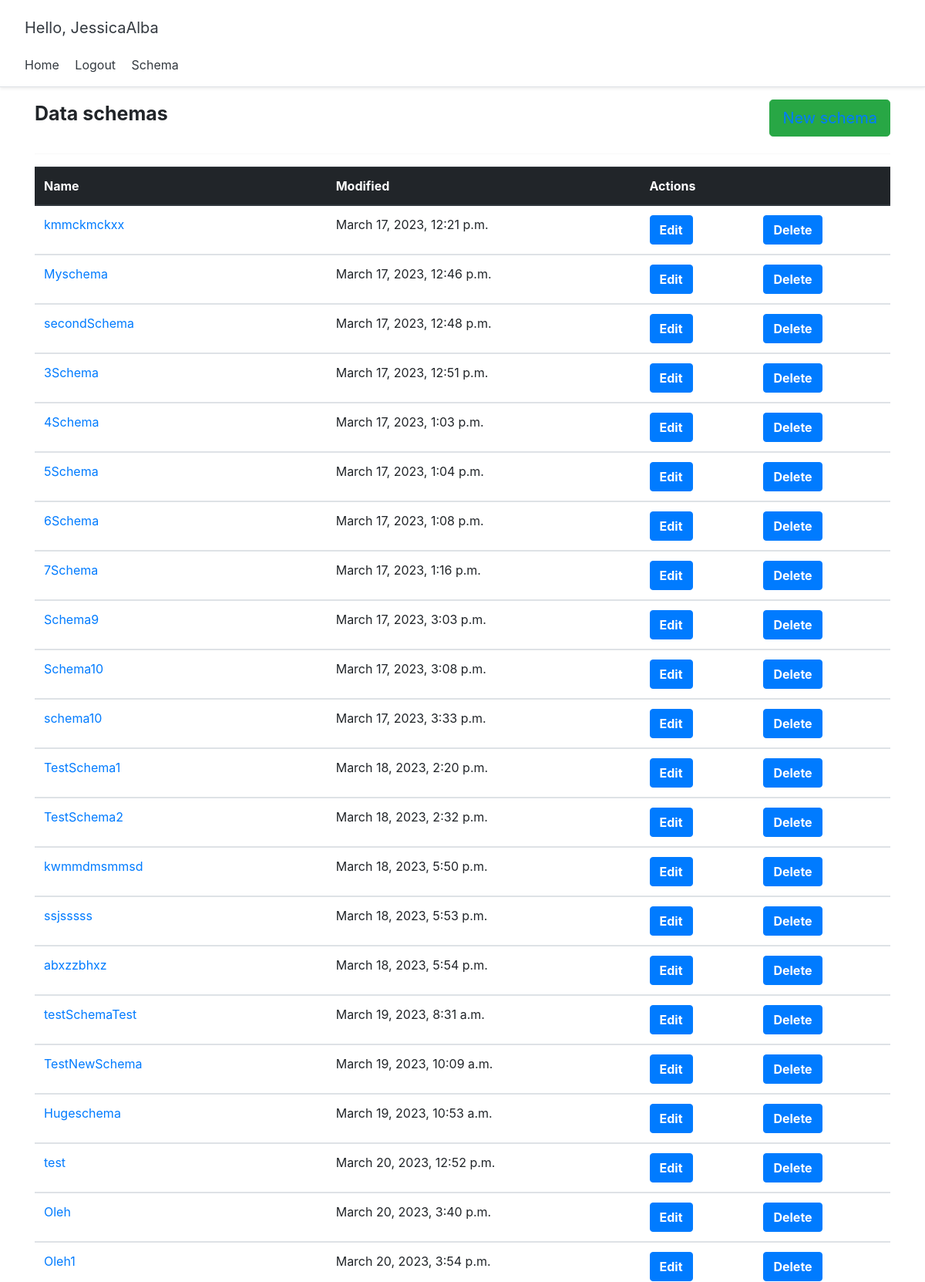
/schema/ (signed in, upper part), run on the app's committed database.
### schema/models.py (models this page shows, shortened)
class Schema(models.Model):
    id = models.AutoField(primary_key=True)
    schema_name = models.CharField(max_length=50)
    column_separator = models.IntegerField(choices=COLUMN_SEPARATOR_CHOICES, default=1)
    string_character = models.IntegerField(choices=STRING_CHARACTER_CHOICES, default=1)
    created_at = models.DateTimeField(editable=False, auto_now=datetime.datetime.now())
    updated_at = models.DateTimeField(auto_now=datetime.datetime.now())
    status = models.BooleanField(default=False)
    user = models.ForeignKey(User, on_delete=models.CASCADE, related_name='schemas')

### schema/views.py (the view)
# urls.py: path('schema/', get_schema, name='schemas'),
def get_schema(request):
    context = {}
    schema = Schema.objects.filter(user=request.user).all()
    context['data'] = schema
    return render(request, 'schemas.html', context)

### schema/templates/schemas.html (shortened to what this page needs)
{% extends 'home.html' %}
{% block content %}
    <div class="container">
        <div class="d-flex flex-column">
            <link href="//maxcdn.bootstrapcdn.com/bootstrap/4.1.1/css/bootstrap.min.css" rel="stylesheet" id="bootstrap-css">
            <link rel="stylesheet" href="https://use.fontawesome.com/releases/v5.8.1/css/all.css">
            <div style="text-align: right">
                <p style="float: left; font-weight: bold; font-size: 25px">Data schemas</p>
                  <button style="float: right" type="submit"
                    class="btn btn-success btn-lg gradient-custom-4 text-body"><a href="{% url 'create_schema' %}">New schema</a>
                  </button>
            </div>
            <hr>
        <table class="table">
          <thead class="thead-dark">
            <tr>
              <th scope="col">Name</th>
              <th scope="col">Modified</th>
              <th scope="col">Actions</th>
                <th scope="col"></th>
            </tr>
          </thead>
            {% for schema in data %}
              <tbody>
                <tr>
                  <td><a href="#">{{schema.schema_name}}</a></td>
                  <td>{{schema.updated_at}}</td>
                  <td><a href="{% url 'edit_schema' schema.id %}" class="btn btn-primary a-btn-slide-text">
                           <span><strong>Edit</strong></span>
                      </a>
                  </td>
                  <td><a href="{% url 'delete_schema' schema.id %}" class="btn btn-primary a-btn-slide-text">
                           <span><strong>Delete</strong></span>
                  </a>
                  </td>
                </tr>
              </tbody>
            {% endfor %}
            </table>
        </div>
    </div>
{% endblock content%}

### templates/snippets/header.html (shortened to what this page needs)
<div class="d-flex flex-column flex-md-row align-items-center p-3 px-md-4 mb-3 bg-white border-bottom shadow-sm">
  <nav class="my-2 my-md-0 mr-md-3">
  	{% if request.user.is_authenticated %}
	  <h5 class="my-0 mr-md-auto font-weight-normal">
	  	<p class="p-2 text-dark">Hello, {{request.user.username}}</p>
	  </h5>
	  	<a class="p-2 text-dark" href="{% url 'home' %}">Home</a>
	    <a class="p-2 text-dark" href="{% url 'logout' %}">Logout</a>
        <a class="p-2 text-dark" href="{% url 'schemas' %}">Schema</a>
	{% else %}
		<a class="p-2 text-dark" href="{% url 'home' %}">Home</a>
	    <a class="p-2 text-dark" href="{% url 'login' %}">Login</a>
	{% endif %}
  </nav>
</div>

### templates/snippets/header.html (style rules this page uses)
@media (min-width: 768px) { html { font-size: 16px; } }

### data on the page
Schema: schema_name "kmmckmckxx", updated_at "March 17, 2023, 12:21 p.m."
Schema: schema_name "Myschema", updated_at "March 17, 2023, 12:46 p.m."
Schema: schema_name "secondSchema", updated_at "March 17, 2023, 12:48 p.m."
Schema: schema_name "3Schema", updated_at "March 17, 2023, 12:51 p.m."
Schema: schema_name "4Schema", updated_at "March 17, 2023, 1:03 p.m."
Schema: schema_name "5Schema", updated_at "March 17, 2023, 1:04 p.m."
Schema: schema_name "6Schema", updated_at "March 17, 2023, 1:08 p.m."
Schema: schema_name "7Schema", updated_at "March 17, 2023, 1:16 p.m."
Schema: schema_name "Schema9", updated_at "March 17, 2023, 3:03 p.m."
Schema: schema_name "Schema10", updated_at "March 17, 2023, 3:08 p.m."
Schema: schema_name "schema10", updated_at "March 17, 2023, 3:33 p.m."
Schema: schema_name "TestSchema1", updated_at "March 18, 2023, 2:20 p.m."
Schema: schema_name "TestSchema2", updated_at "March 18, 2023, 2:32 p.m."
Schema: schema_name "kwmmdmsmmsd", updated_at "March 18, 2023, 5:50 p.m."
Schema: schema_name "ssjsssss", updated_at "March 18, 2023, 5:53 p.m."
Schema: schema_name "abxzzbhxz", updated_at "March 18, 2023, 5:54 p.m."
Schema: schema_name "testSchemaTest", updated_at "March 19, 2023, 8:31 a.m."
Schema: schema_name "TestNewSchema", updated_at "March 19, 2023, 10:09 a.m."
Schema: schema_name "Hugeschema", updated_at "March 19, 2023, 10:53 a.m."
Schema: schema_name "test", updated_at "March 20, 2023, 12:52 p.m."
Schema: schema_name "Oleh", updated_at "March 20, 2023, 3:40 p.m."
Schema: schema_name "Oleh1", updated_at "March 20, 2023, 3:54 p.m."

### other printed values
{{ request.user.username }} "JessicaAlba"
